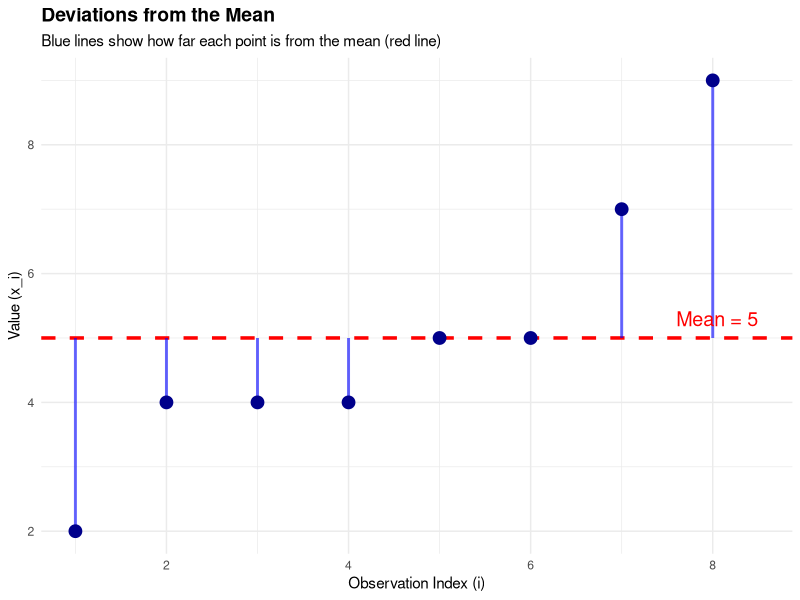
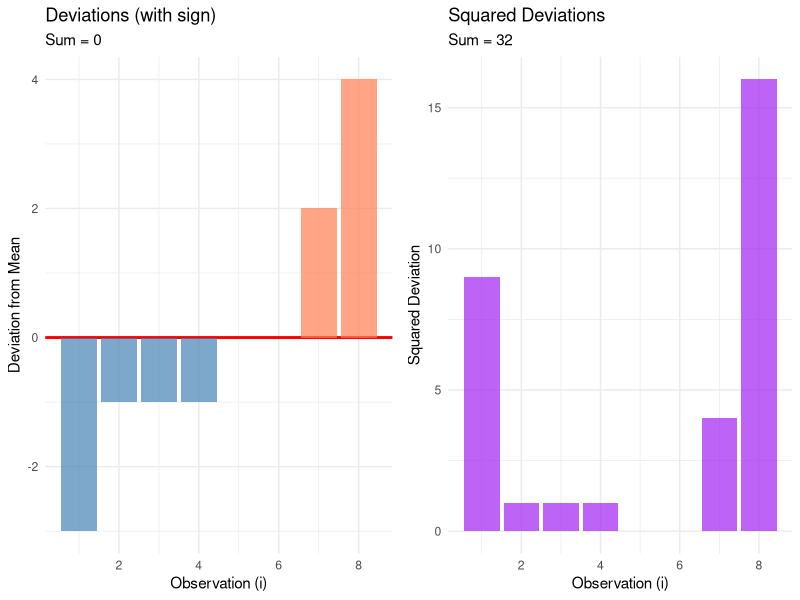
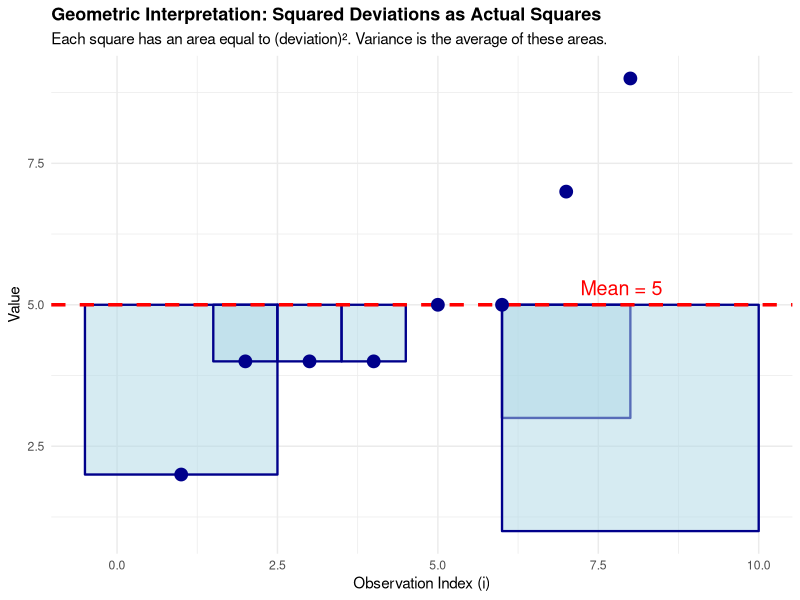
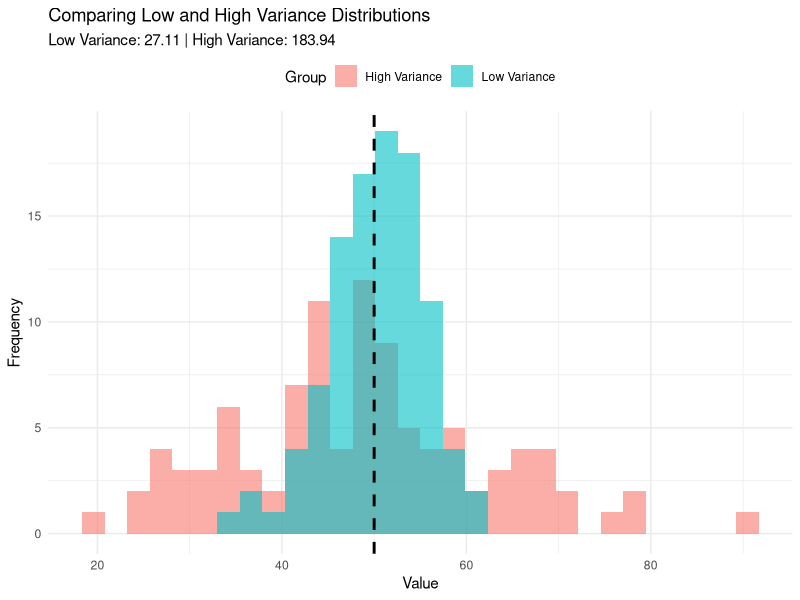
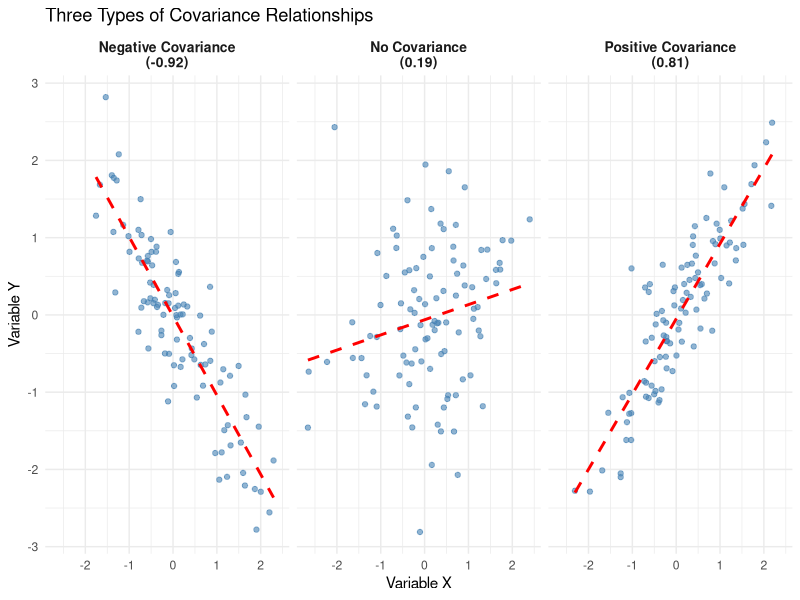
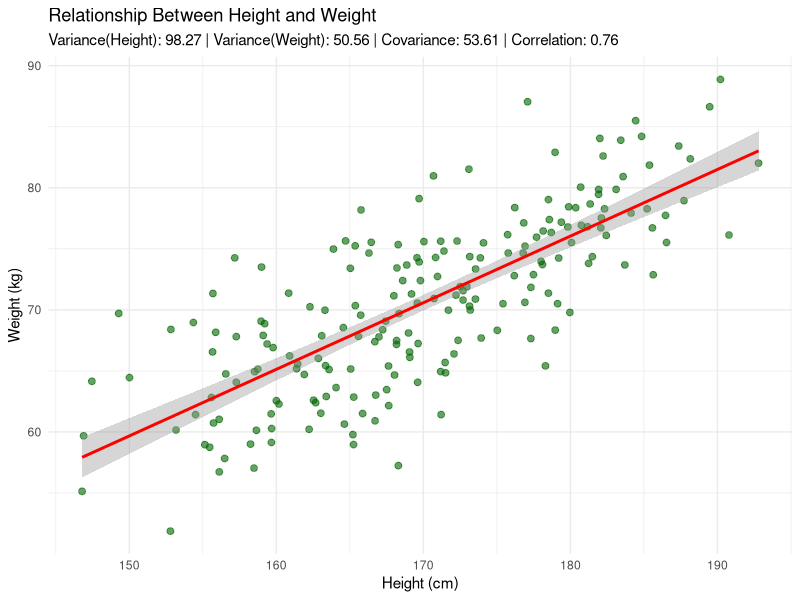
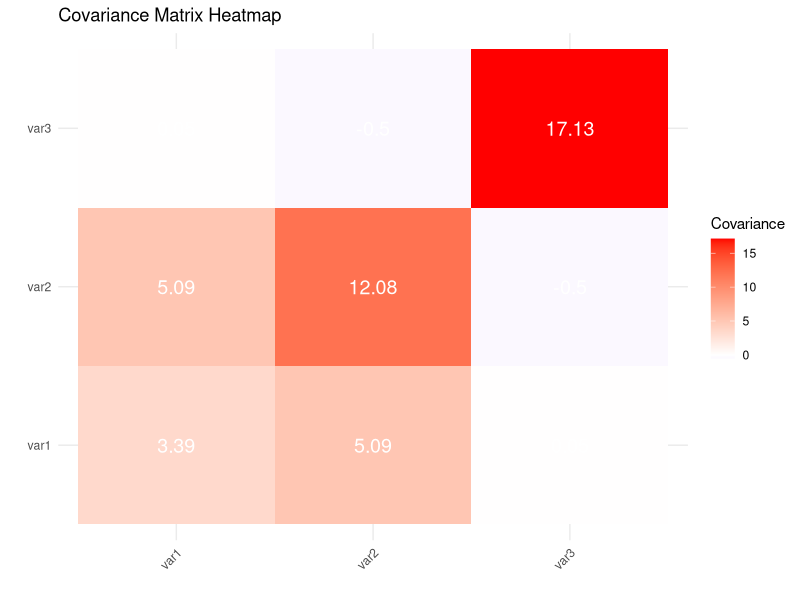

Here is the R script that generated these plots, in order:
## ---- chunk 1
# Create a sample dataset
data <- c(2, 4, 4, 4, 5, 5, 7, 9)

# Calculate the mean
mean_value <- mean(data)

# Create a detailed table showing each step
variance_table <- data.frame(
  i = 1:length(data),
  x_i = data,
  mean_x = mean_value,
  deviation = data - mean_value,
  squared_deviation = (data - mean_value)^2
)

colnames(variance_table) <- c("i", "x_i", "mean(X)", "x_i - mean", "(x_i - mean)²")

library(knitr)
kable(variance_table, digits = 2, caption = "Step-by-Step Variance Calculation")

# Calculate variance
variance_value <- sum(variance_table$`(x_i - mean)²`) / length(data)
cat("\nSum of squared deviations:", sum(variance_table$`(x_i - mean)²`), "\n")
cat("Variance = Sum / n = ", sum(variance_table$`(x_i - mean)²`), "/", length(data), "=", variance_value, "\n")
## ---- chunk 2
#| fig-width: 10
#| fig-height: 6

library(ggplot2)

# Create data frame for plotting
df_variance <- data.frame(
  i = 1:length(data),
  x_i = data
)

# Plot 1: Data points and mean with deviation lines
p1 <- ggplot(df_variance, aes(x = i, y = x_i)) +
  geom_hline(yintercept = mean_value, color = "red", size = 1.2, linetype = "dashed") +
  geom_segment(aes(xend = i, yend = mean_value), 
               color = "blue", alpha = 0.6, size = 1) +
  geom_point(size = 4, color = "darkblue") +
  annotate("text", x = 8.5, y = mean_value + 0.3, 
           label = paste("Mean =", round(mean_value, 2)), 
           color = "red", size = 5, hjust = 1) +
  labs(
    title = "Deviations from the Mean",
    subtitle = "Blue lines show how far each point is from the mean (red line)",
    x = "Observation Index (i)",
    y = "Value (x_i)"
  ) +
  theme_minimal() +
  theme(plot.title = element_text(size = 14, face = "bold"))

print(p1)
## ---- chunk 3
#| fig-width: 12
#| fig-height: 5

library(gridExtra)

# Show why squaring matters
deviations <- data - mean_value

# Create visualization of squares
df_squares <- data.frame(
  i = 1:length(data),
  x_i = data,
  deviation = deviations,
  abs_deviation = abs(deviations)
)

# Plot showing signed deviations
p2 <- ggplot(df_squares, aes(x = i, y = deviation)) +
  geom_hline(yintercept = 0, color = "red", size = 1) +
  geom_col(aes(fill = deviation > 0), alpha = 0.7) +
  scale_fill_manual(values = c("steelblue", "coral")) +
  labs(
    title = "Deviations (with sign)",
    subtitle = paste("Sum =", round(sum(deviations), 2)),
    x = "Observation (i)",
    y = "Deviation from Mean"
  ) +
  theme_minimal() +
  theme(legend.position = "none")

# Plot showing squared deviations
p3 <- ggplot(df_squares, aes(x = i, y = deviation^2)) +
  geom_col(fill = "purple", alpha = 0.7) +
  labs(
    title = "Squared Deviations",
    subtitle = paste("Sum =", round(sum(deviations^2), 2)),
    x = "Observation (i)",
    y = "Squared Deviation"
  ) +
  theme_minimal()

grid.arrange(p2, p3, ncol = 2)
## ---- chunk 4
#| fig-width: 10
#| fig-height: 8

# Create a plot showing actual geometric squares
df_plot <- df_variance
df_plot$deviation <- abs(data - mean_value)

# Create square coordinates for each point
create_square <- function(x_center, y_center, side_length) {
  data.frame(
    x = x_center + c(-side_length/2, side_length/2, side_length/2, -side_length/2, -side_length/2),
    y = y_center + c(-side_length/2, -side_length/2, side_length/2, side_length/2, -side_length/2)
  )
}

# Create squares for visualization (scaled for visibility)
squares_list <- lapply(1:nrow(df_plot), function(i) {
  sq <- create_square(
    x_center = df_plot$i[i], 
    y_center = mean_value - df_plot$deviation[i]/2,
    side_length = df_plot$deviation[i]
  )
  sq$group <- i
  sq
})

squares_df <- do.call(rbind, squares_list)

ggplot() +
  geom_polygon(data = squares_df, 
               aes(x = x, y = y, group = group), 
               fill = "lightblue", color = "darkblue", alpha = 0.5, size = 0.8) +
  geom_hline(yintercept = mean_value, color = "red", size = 1.2, linetype = "dashed") +
  geom_point(data = df_plot, aes(x = i, y = x_i), size = 4, color = "darkblue") +
  annotate("text", x = 8.5, y = mean_value + 0.3, 
           label = paste("Mean =", round(mean_value, 2)), 
           color = "red", size = 5, hjust = 1) +
  labs(
    title = "Geometric Interpretation: Squared Deviations as Actual Squares",
    subtitle = "Each square has an area equal to (deviation)². Variance is the average of these areas.",
    x = "Observation Index (i)",
    y = "Value"
  ) +
  theme_minimal() +
  theme(plot.title = element_text(size = 13, face = "bold"))
## ---- chunk 5
#| fig-width: 10
#| fig-height: 6

library(ggplot2)

# Create two datasets with different variances
set.seed(42)
low_variance <- rnorm(100, mean = 50, sd = 5)
high_variance <- rnorm(100, mean = 50, sd = 15)

# Combine into a data frame
df <- data.frame(
  value = c(low_variance, high_variance),
  group = rep(c("Low Variance", "High Variance"), each = 100)
)

# Calculate variances
low_var <- var(low_variance)
high_var <- var(high_variance)

# Create visualization
ggplot(df, aes(x = value, fill = group)) +
  geom_histogram(alpha = 0.6, bins = 30, position = "identity") +
  geom_vline(xintercept = 50, linetype = "dashed", color = "black", size = 1) +
  labs(
    title = "Comparing Low and High Variance Distributions",
    subtitle = sprintf("Low Variance: %.2f | High Variance: %.2f", low_var, high_var),
    x = "Value",
    y = "Frequency",
    fill = "Group"
  ) +
  theme_minimal() +
  theme(legend.position = "top")
## ---- chunk 6
# Create two related variables
x <- c(1, 2, 3, 4, 5, 6, 7, 8, 9, 10)
y <- c(2, 4, 5, 7, 8, 10, 11, 13, 14, 16)

# Calculate means
mean_x <- mean(x)
mean_y <- mean(y)

# Calculate covariance manually
cov_manual <- sum((x - mean_x) * (y - mean_y)) / length(x)
cat("Covariance (manual):", cov_manual, "\n")

# Calculate covariance using R
cov_r <- cov(x, y)
cat("Covariance (R function):", cov_r, "\n")
## ---- chunk 7
#| fig-width: 12
#| fig-height: 4

set.seed(123)
n <- 100

# Positive covariance
x_pos <- rnorm(n)
y_pos <- x_pos + rnorm(n, sd = 0.5)

# Negative covariance
x_neg <- rnorm(n)
y_neg <- -x_neg + rnorm(n, sd = 0.5)

# No covariance (independent)
x_none <- rnorm(n)
y_none <- rnorm(n)

# Create data frame
df_cov <- data.frame(
  x = c(x_pos, x_neg, x_none),
  y = c(y_pos, y_neg, y_none),
  type = rep(c(
    sprintf("Positive Covariance\n(%.2f)", cov(x_pos, y_pos)),
    sprintf("Negative Covariance\n(%.2f)", cov(x_neg, y_neg)),
    sprintf("No Covariance\n(%.2f)", cov(x_none, y_none))
  ), each = n)
)

# Plot
ggplot(df_cov, aes(x = x, y = y)) +
  geom_point(alpha = 0.6, color = "steelblue") +
  geom_smooth(method = "lm", se = FALSE, color = "red", linetype = "dashed") +
  facet_wrap(~ type, nrow = 1) +
  labs(
    title = "Three Types of Covariance Relationships",
    x = "Variable X",
    y = "Variable Y"
  ) +
  theme_minimal() +
  theme(strip.text = element_text(size = 10, face = "bold"))
## ---- chunk 8
#| fig-width: 10
#| fig-height: 6

# Simulate height and weight data
set.seed(456)
n_people <- 200

heights <- rnorm(n_people, mean = 170, sd = 10)  # cm
weights <- 0.5 * heights + rnorm(n_people, mean = -15, sd = 5)  # kg

# Calculate statistics
height_var <- var(heights)
weight_var <- var(weights)
height_weight_cov <- cov(heights, weights)
correlation <- cor(heights, weights)

# Create scatter plot
df_people <- data.frame(heights, weights)

ggplot(df_people, aes(x = heights, y = weights)) +
  geom_point(alpha = 0.6, color = "darkgreen", size = 2) +
  geom_smooth(method = "lm", se = TRUE, color = "red") +
  labs(
    title = "Relationship Between Height and Weight",
    subtitle = sprintf(
      "Variance(Height): %.2f | Variance(Weight): %.2f | Covariance: %.2f | Correlation: %.2f",
      height_var, weight_var, height_weight_cov, correlation
    ),
    x = "Height (cm)",
    y = "Weight (kg)"
  ) +
  theme_minimal()
## ---- chunk 9
# Create a dataset with multiple variables
set.seed(789)
df_multi <- data.frame(
  var1 = rnorm(50, mean = 10, sd = 2),
  var2 = rnorm(50, mean = 20, sd = 3),
  var3 = rnorm(50, mean = 30, sd = 4)
)

# Make var2 correlated with var1
df_multi$var2 <- df_multi$var1 * 1.5 + rnorm(50, sd = 2)

# Calculate covariance matrix
cov_matrix <- cov(df_multi)
print("Covariance Matrix:")
print(round(cov_matrix, 2))

# Visualize the covariance matrix
library(reshape2)
cov_melted <- melt(cov_matrix)

ggplot(cov_melted, aes(Var1, Var2, fill = value)) +
  geom_tile() +
  geom_text(aes(label = round(value, 2)), color = "white", size = 5) +
  scale_fill_gradient2(low = "blue", mid = "white", high = "red", midpoint = 0) +
  labs(
    title = "Covariance Matrix Heatmap",
    x = "",
    y = "",
    fill = "Covariance"
  ) +
  theme_minimal() +
  theme(axis.text.x = element_text(angle = 45, hjust = 1))
